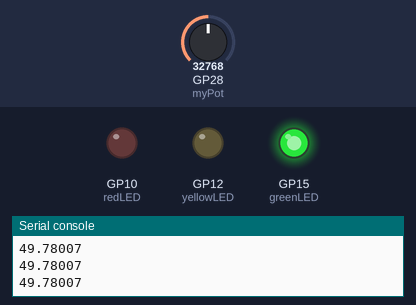
The program below on a simulated Raspberry Pi Pico running MicroPython. Parts: output pins drawn as LEDs (lit = HIGH), the last lines printed to the serial console. The test bench sets the inputs (shaded band); at power-on: GP28 (myPot) = 32768 (analog values on the 0–65535 scale).

Above: at 1.2 s.
1.3 s: GP28 (myPot) set to 47744
3.2 s: GP28 (myPot) set to 49424
At 5.2 s:
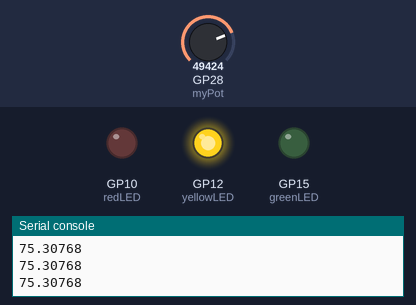
5.5 s: GP28 (myPot) set to 60656
7.2 s: GP28 (myPot) set to 62704
At 8.3 s:
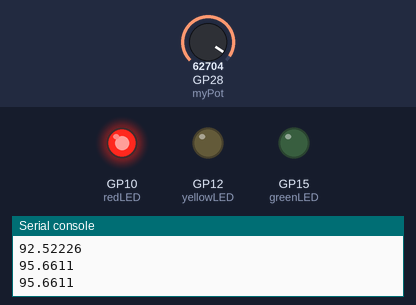
9.5 s: GP28 (myPot) set to 57670
At 11.0 s:
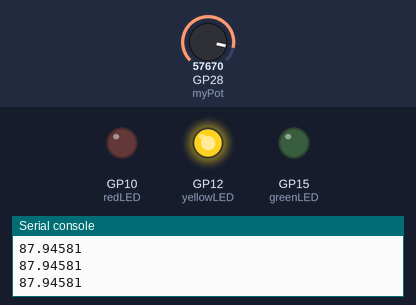
11.5 s: GP28 (myPot) set to 65535
At 12.6 s:
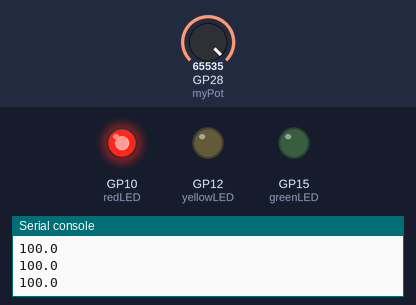
Timing chart, 0 to 14.5 s (numbered marks = the images above; inputs shaded):
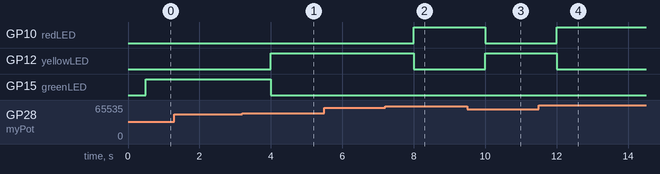

The program:

3PotLED.py
```python
import machine
from time import sleep

potPin = 28

myPot = machine.ADC(potPin)

greenLED = machine.Pin(15, machine.Pin.OUT)
yellowLED = machine.Pin(12, machine.Pin.OUT)
redLED = machine.Pin(10, machine.Pin.OUT)

while True:
    potValue = myPot.read_u16()
    voltage = (100 / 65_247) * potValue - (288 * 100 / 65_247)
    print(voltage)
    if voltage <= 74:
        sleep(.5)
        greenLED.value(1)
        redLED.value(0)
        yellowLED.value(0)
    elif 74 < voltage < 94:
        sleep(.5)
        greenLED.value(0)
        redLED.value(0)
        yellowLED.value(1)
    else:
        sleep(.5)
        greenLED.value(0)
        redLED.value(1)
        yellowLED.value(0)
```

Measured:
- the behaviour switches between 48560 and 48576 on GP28 (myPot) (found by bisection; images 0 and 1)
- the behaviour switches between 61616 and 61632 on GP28 (myPot) (found by bisection; images 1 and 2)
- after the input at 3.2 s, GP12 (yellowLED): LOW → HIGH after 0.80 s; GP15 (greenLED): HIGH → LOW after 0.80 s
- after the input at 7.2 s, GP10 (redLED): LOW → HIGH after 0.80 s; GP12 (yellowLED): HIGH → LOW after 0.80 s
- after the input at 9.5 s, GP10 (redLED): HIGH → LOW after 0.51 s; GP12 (yellowLED): LOW → HIGH after 0.51 s
- after the input at 11.5 s, GP10 (redLED): LOW → HIGH after 0.51 s; GP12 (yellowLED): HIGH → LOW after 0.51 s
